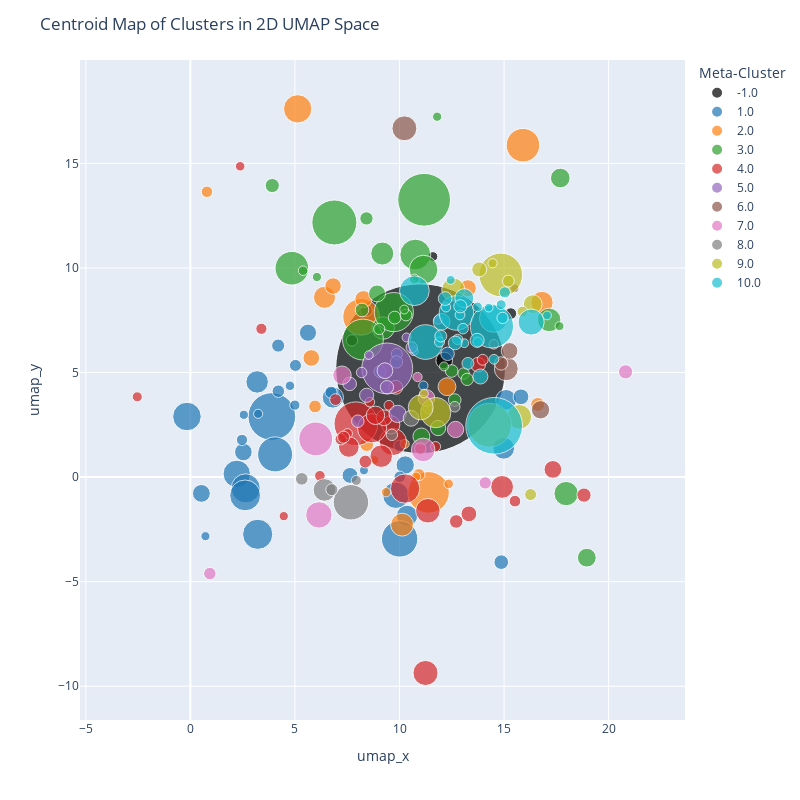

The cell this chart's notebook holds for it:
### Code cell
import pandas as pd
import plotly.express as px

# --- Compute centroids and cluster sizes ---
centroids = (
    minimal_df
    .groupby(["cluster", "meta_label"], as_index=False)
    .agg(
        umap_x=("umap_x", "mean"),
        umap_y=("umap_y", "mean"),
        size=("cluster", "count"),
    )
)

# --- Ensure meta_label is ordered ---
ordered_labels = sorted(centroids["meta_label"].unique())
centroids["meta_label"] = centroids["meta_label"].astype("category")
centroids["meta_label"] = centroids["meta_label"].cat.set_categories(
    ordered_labels, ordered=True
)

# --- Color map ---
color_map = {
    -1: "black",
    1: "#1f77b4", 2: "#ff7f0e", 3: "#2ca02c", 4: "#d62728",
    5: "#9467bd", 6: "#8c564b", 7: "#e377c2", 8: "#7f7f7f",
    9: "#bcbd22", 10: "#17becf",
}

# --- Uniformly scale all point sizes (e.g., 2× bigger) ---
scale_factor = 2.0
centroids["scaled_size"] = centroids["size"] * scale_factor

# --- Plot ---
fig = px.scatter(
    centroids,
    x="umap_x",
    y="umap_y",
    color="meta_label",
    color_discrete_map=color_map,
    size="scaled_size",
    size_max=120,   # ensures upper bound isn't clipped
    category_orders={"meta_label": ordered_labels},
    hover_data={
        "cluster": True,
        "meta_label": True,
        "size": True,
        "umap_x": ':.2f',
        "umap_y": ':.2f',
    },
)

fig.update_layout(
    title="Centroid Map of Clusters in 2D UMAP Space",
    width=800,
    height=800,
    legend_title="Meta-Cluster",
    xaxis=dict(scaleanchor="y", scaleratio=1),
    yaxis=dict(scaleanchor="x", scaleratio=1),
    legend=dict(
        itemclick="toggleothers",   # click highlights
        itemdoubleclick="toggle",   # double-click isolates
    ),
)

fig.update_traces(
    selected=dict(marker=dict(opacity=1)),
    unselected=dict(marker=dict(opacity=0.15))
)

fig.show()

### Figure 1 — Plotly figure (JSON) as saved in the notebook; plotly's stock layout.template omitted (floating-point values rounded to 4 significant figures)
{"data": [{"customdata": [[-1.0, -1.0, 157900.0], [66.0, -1.0, 1534.0], [104.0, -1.0, 742.0], [105.0, -1.0, 516.0], [127.0, -1.0, 724.0], [170.0, -1.0, 812.0]], "hovertemplate": "meta_label=%{customdata[1]}<br>umap_x=%{x:.2f}<br>umap_y=%{y:.2f}<br>scaled_size=%{marker.size}<br>cluster=%{customdata[0]}<br>size=%{customdata[2]}<extra></extra>", "legendgroup": "-1.0", "marker": {"color": "black", "size": [315800.0, 3068.0, 1484.0, 1032.0, 1448.0, 1624.0], "sizemode": "area", "sizeref": 21.93, "symbol": "circle"}, "mode": "markers", "name": "-1.0", "orientation": "v", "selected": {"marker": {"opacity": 1}}, "showlegend": true, "type": "scatter", "unselected": {"marker": {"opacity": 0.15}}, "x": [11.01, 12.14, 15.32, 11.6, 7.727, 8.409], "xaxis": "x", "y": [5.184, 5.577, 7.819, 10.55, 6.537, 7.966], "yaxis": "y"}, {"customdata": [[8.0, 1.0, 4472.0], [19.0, 1.0, 1744.0], [20.0, 1.0, 1699.0], [21.0, 1.0, 4998.0], [22.0, 1.0, 4116.0], [23.0, 1.0, 4655.0], [33.0, 1.0, 1618.0], [39.0, 1.0, 2770.0], [40.0, 1.0, 12470.0], [41.0, 1.0, 6711.0], [43.0, 1.0, 1842.0], [44.0, 1.0, 3845.0], [49.0, 1.0, 2469.0], [50.0, 1.0, 7273.0], [65.0, 1.0, 2374.0], [69.0, 1.0, 2565.0], [75.0, 1.0, 2471.0], [82.0, 1.0, 1173.0], [94.0, 1.0, 454.0], [106.0, 1.0, 940.0], [110.0, 1.0, 5219.0], [111.0, 1.0, 1382.0], [114.0, 1.0, 694.0], [115.0, 1.0, 494.0], [116.0, 1.0, 577.0], [119.0, 1.0, 854.0], [120.0, 1.0, 457.0], [121.0, 1.0, 475.0], [123.0, 1.0, 473.0], [141.0, 1.0, 717.0], [142.0, 1.0, 785.0], [149.0, 1.0, 660.0], [153.0, 1.0, 750.0], [154.0, 1.0, 1361.0], [155.0, 1.0, 793.0], [159.0, 1.0, 847.0], [164.0, 1.0, 816.0], [181.0, 1.0, 445.0], [210.0, 1.0, 994.0]], "hovertemplate": "meta_label=%{customdata[1]}<br>umap_x=%{x:.2f}<br>umap_y=%{y:.2f}<br>scaled_size=%{marker.size}<br>cluster=%{customdata[0]}<br>size=%{customdata[2]}<extra></extra>", "legendgroup": "1.0", "marker": {"color": "#1f77b4", "size": [8944.0, 3488.0, 3398.0, 9996.0, 8232.0, 9310.0, 3236.0, 5540.0, 24950.0, 13420.0, 3684.0, 7690.0, 4938.0, 14550.0, 4748.0, 5130.0, 4942.0, 2346.0, 908.0, 1880.0, 10440.0, 2764.0, 1388.0, 988.0, 1154.0, 1708.0, 914.0, 950.0, 946.0, 1434.0, 1570.0, 1320.0, 1500.0, 2722.0, 1586.0, 1694.0, 1632.0, 890.0, 1988.0], "sizemode": "area", "sizeref": 21.93, "symbol": "circle"}, "mode": "markers", "name": "1.0", "orientation": "v", "selected": {"marker": {"opacity": 1}}, "showlegend": true, "type": "scatter", "unselected": {"marker": {"opacity": 0.15}}, "x": [-0.165, 0.5257, 2.534, 3.218, 2.217, 2.647, 5.624, 3.192, 3.894, 4.051, 10.27, 9.83, 10.36, 10.01, 15.1, 14.98, 6.815, 14.87, 0.7202, 4.197, 2.618, 7.632, 2.469, 4.762, 4.996, 4.207, 3.24, 2.556, 11.14, 10.01, 9.067, 9.872, 10.0, 15.81, 5.025, 9.853, 6.728, 8.3, 12.3], "xaxis": "x", "y": [2.898, -0.7787, 1.199, -2.735, 0.1562, -0.5374, 6.906, 4.552, 2.897, 1.085, 0.5802, -0.8664, -1.849, -2.955, 3.693, 1.376, 3.805, -4.067, -2.824, 6.29, -0.8747, 0.08226, 1.778, 4.368, 3.442, 4.108, 3.027, 2.98, 4.376, 0.01367, 5.046, 5.9, 1.49, 3.84, 5.343, 5.509, 4.059, 0.3215, 5.896], "yaxis": "y"}, {"customdata": [[1.0, 2.0, 4401.0], [7.0, 2.0, 2716.0], [9.0, 2.0, 6176.0], [13.0, 2.0, 1561.0], [34.0, 2.0, 2678.0], [35.0, 2.0, 1522.0], [45.0, 2.0, 1757.0], [46.0, 2.0, 7357.0], [47.0, 2.0, 1611.0], [48.0, 2.0, 9467.0], [85.0, 2.0, 712.0], [99.0, 2.0, 888.0], [107.0, 2.0, 421.0], [131.0, 2.0, 503.0], [133.0, 2.0, 1065.0], [140.0, 2.0, 481.0], [144.0, 2.0, 1049.0], [150.0, 2.0, 1490.0], [165.0, 2.0, 458.0], [166.0, 2.0, 2877.0], [168.0, 2.0, 788.0], [169.0, 2.0, 474.0]], "hovertemplate": "meta_label=%{customdata[1]}<br>umap_x=%{x:.2f}<br>umap_y=%{y:.2f}<br>scaled_size=%{marker.size}<br>cluster=%{customdata[0]}<br>size=%{customdata[2]}<extra></extra>", "legendgroup": "2.0", "marker": {"color": "#ff7f0e", "size": [8802.0, 5432.0, 12350.0, 3122.0, 5356.0, 3044.0, 3514.0, 14710.0, 3222.0, 18930.0, 1424.0, 1776.0, 842.0, 1006.0, 2130.0, 962.0, 2098.0, 2980.0, 916.0, 5754.0, 1576.0, 948.0], "sizemode": "area", "sizeref": 21.93, "symbol": "circle"}, "mode": "markers", "name": "2.0", "orientation": "v", "selected": {"marker": {"opacity": 1}}, "showlegend": true, "type": "scatter", "unselected": {"marker": {"opacity": 0.15}}, "x": [5.131, 16.81, 15.91, 13.27, 6.415, 5.781, 12.27, 8.164, 8.273, 11.39, 0.791, 5.961, 8.805, 12.35, 16.61, 9.358, 8.432, 6.823, 10.25, 10.13, 10.93, 10.79], "xaxis": "x", "y": [17.61, 8.351, 15.87, 9.035, 8.599, 5.698, 4.323, 7.667, 8.51, -0.7313, 13.64, 3.38, 0.8207, -0.3216, 3.476, -0.7219, 1.556, 9.139, 1.588, -2.275, 0.1205, 0.02146], "yaxis": "y"}, {"customdata": [[2.0, 3.0, 1936.0], [3.0, 3.0, 6217.0], [4.0, 3.0, 3239.0], [5.0, 3.0, 11110.0], [6.0, 3.0, 2123.0], [10.0, 3.0, 3045.0], [11.0, 3.0, 1567.0], [14.0, 3.0, 15270.0], [24.0, 3.0, 2779.0], [26.0, 3.0, 5245.0], [27.0, 3.0, 2899.0], [29.0, 3.0, 4518.0], [32.0, 3.0, 9156.0], [55.0, 3.0, 8404.0], [56.0, 3.0, 1569.0], [81.0, 3.0, 470.0], [90.0, 3.0, 1096.0], [95.0, 3.0, 438.0], [96.0, 3.0, 495.0], [102.0, 3.0, 972.0], [103.0, 3.0, 467.0], [117.0, 3.0, 900.0], [134.0, 3.0, 877.0], [143.0, 3.0, 1280.0], [146.0, 3.0, 693.0], [156.0, 3.0, 722.0], [162.0, 3.0, 885.0], [171.0, 3.0, 1026.0], [172.0, 3.0, 537.0], [178.0, 3.0, 769.0], [179.0, 3.0, 433.0], [191.0, 3.0, 440.0], [203.0, 3.0, 832.0]], "hovertemplate": "meta_label=%{customdata[1]}<br>umap_x=%{x:.2f}<br>umap_y=%{y:.2f}<br>scaled_size=%{marker.size}<br>cluster=%{customdata[0]}<br>size=%{customdata[2]}<extra></extra>", "legendgroup": "3.0", "marker": {"color": "#2ca02c", "size": [3872.0, 12430.0, 6478.0, 22210.0, 4246.0, 6090.0, 3134.0, 30550.0, 5558.0, 10490.0, 5798.0, 9036.0, 18310.0, 16810.0, 3138.0, 940.0, 2192.0, 876.0, 990.0, 1944.0, 934.0, 1800.0, 1754.0, 2560.0, 1386.0, 1444.0, 1770.0, 2052.0, 1074.0, 1538.0, 866.0, 880.0, 1664.0], "sizemode": "area", "sizeref": 21.93, "symbol": "circle"}, "mode": "markers", "name": "3.0", "orientation": "v", "selected": {"marker": {"opacity": 1}}, "showlegend": true, "type": "scatter", "unselected": {"marker": {"opacity": 0.15}}, "x": [18.96, 4.852, 17.97, 6.885, 17.69, 17.16, 11.05, 11.18, 9.221, 10.76, 9.176, 11.15, 8.251, 9.728, 8.929, 11.8, 3.917, 17.65, 5.387, 8.421, 6.051, 9.77, 12.64, 11.84, 9.033, 13.07, 12.49, 8.206, 10.71, 10.31, 10.23, 12.13, 13.24], "xaxis": "x", "y": [-3.853, 9.989, -0.7874, 12.18, 14.3, 7.517, 1.944, 13.26, 7.129, 10.64, 10.69, 9.924, 6.578, 7.891, 8.784, 17.24, 13.94, 7.219, 9.872, 12.37, 9.571, 7.627, 3.685, 2.346, 7.085, 4.95, 5.074, 7.995, 9.469, 7.752, 8.014, 5.293, 4.674], "yaxis": "y"}, {"customdata": [[0.0, 4.0, 3449.0], [12.0, 4.0, 4731.0], [15.0, 4.0, 2862.0], [16.0, 4.0, 1722.0], [52.0, 4.0, 4088.0], [53.0, 4.0, 2778.0], [54.0, 4.0, 3305.0], [57.0, 4.0, 10480.0], [58.0, 4.0, 2350.0], [59.0, 4.0, 1833.0], [60.0, 4.0, 4679.0], [83.0, 4.0, 550.0], [84.0, 4.0, 1119.0], [87.0, 4.0, 740.0], [88.0, 4.0, 496.0], [91.0, 4.0, 684.0], [92.0, 4.0, 1364.0], [98.0, 4.0, 1010.0], [101.0, 4.0, 1176.0], [108.0, 4.0, 753.0], [113.0, 4.0, 905.0], [118.0, 4.0, 525.0], [124.0, 4.0, 470.0], [126.0, 4.0, 616.0], [130.0, 4.0, 561.0], [137.0, 4.0, 524.0], [147.0, 4.0, 757.0], [151.0, 4.0, 1058.0], [173.0, 4.0, 720.0], [175.0, 4.0, 1372.0], [177.0, 4.0, 527.0], [182.0, 4.0, 1860.0], [183.0, 4.0, 808.0], [188.0, 4.0, 655.0]], "hovertemplate": "meta_label=%{customdata[1]}<br>umap_x=%{x:.2f}<br>umap_y=%{y:.2f}<br>scaled_size=%{marker.size}<br>cluster=%{customdata[0]}<br>size=%{customdata[2]}<extra></extra>", "legendgroup": "4.0", "marker": {"color": "#d62728", "size": [6898.0, 9462.0, 5724.0, 3444.0, 8176.0, 5556.0, 6610.0, 20960.0, 4700.0, 3666.0, 9358.0, 1100.0, 2238.0, 1480.0, 992.0, 1368.0, 2728.0, 2020.0, 2352.0, 1506.0, 1810.0, 1050.0, 940.0, 1232.0, 1122.0, 1048.0, 1514.0, 2116.0, 1440.0, 2744.0, 1054.0, 3720.0, 1616.0, 1310.0], "sizemode": "area", "sizeref": 21.93, "symbol": "circle"}, "mode": "markers", "name": "4.0", "orientation": "v", "selected": {"marker": {"opacity": 1}}, "showlegend": true, "type": "scatter", "unselected": {"marker": {"opacity": 0.15}}, "x": [11.24, 10.27, 14.91, 17.34, 9.683, 9.125, 11.36, 7.914, 7.576, 9.581, 8.688, -2.541, 18.82, 15.52, 2.38, 3.395, 13.32, 12.71, 13.76, 10.99, 8.368, 8.578, 4.465, 6.193, 11.72, 7.515, 6.942, 9.821, 7.191, 9.261, 9.496, 8.85, 7.326, 13.98], "xaxis": "x", "y": [-9.367, -0.5473, -0.4682, 0.3678, 1.683, 1.001, -1.609, 2.551, 1.443, 2.502, 2.335, 3.84, -0.8605, -1.148, 14.86, 7.093, -1.758, -2.121, 5.378, 1.363, 0.7447, 3.586, -1.865, 0.06507, 1.457, 2.085, 3.707, 4.294, 1.812, 2.837, 3.432, 2.955, 1.911, 5.61], "yaxis": "y"}, {"customdata": [[74.0, 5.0, 14200.0], [122.0, 5.0, 1014.0], [132.0, 5.0, 610.0], [148.0, 5.0, 448.0], [174.0, 5.0, 1626.0], [176.0, 5.0, 972.0], [184.0, 5.0, 856.0], [185.0, 5.0, 1098.0], [204.0, 5.0, 1366.0], [205.0, 5.0, 414.0], [206.0, 5.0, 423.0], [207.0, 5.0, 411.0], [208.0, 5.0, 710.0], [209.0, 5.0, 448.0]], "hovertemplate": "meta_label=%{customdata[1]}<br>umap_x=%{x:.2f}<br>umap_y=%{y:.2f}<br>scaled_size=%{marker.size}<br>cluster=%{customdata[0]}<br>size=%{customdata[2]}<extra></extra>", "legendgroup": "5.0", "marker": {"color": "#9467bd", "size": [28390.0, 2028.0, 1220.0, 896.0, 3252.0, 1944.0, 1712.0, 2196.0, 2732.0, 828.0, 846.0, 822.0, 1420.0, 896.0], "sizemode": "area", "sizeref": 21.93, "symbol": "circle"}, "mode": "markers", "name": "5.0", "orientation": "v", "selected": {"marker": {"opacity": 1}}, "showlegend": true, "type": "scatter", "unselected": {"marker": {"opacity": 0.15}}, "x": [9.414, 7.617, 8.187, 11.36, 9.908, 9.4, 8.006, 8.429, 9.304, 8.534, 10.68, 11.85, 10.59, 10.34], "xaxis": "x", "y": [5.196, 4.459, 5.002, 3.251, 3.024, 4.298, 2.673, 3.913, 5.088, 5.838, 6.023, 7.518, 6.205, 6.677], "yaxis": "y"}, {"customdata": [[17.0, 6.0, 1835.0], [18.0, 6.0, 3406.0], [71.0, 6.0, 3100.0], [72.0, 6.0, 1513.0], [163.0, 6.0, 436.0], [167.0, 6.0, 497.0], [186.0, 6.0, 985.0]], "hovertemplate": "meta_label=%{customdata[1]}<br>umap_x=%{x:.2f}<br>umap_y=%{y:.2f}<br>scaled_size=%{marker.size}<br>cluster=%{customdata[0]}<br>size=%{customdata[2]}<extra></extra>", "legendgroup": "6.0", "marker": {"color": "#8c564b", "size": [3670.0, 6812.0, 6200.0, 3026.0, 872.0, 994.0, 1970.0], "sizemode": "area", "sizeref": 21.93, "symbol": "circle"}, "mode": "markers", "name": "6.0", "orientation": "v", "selected": {"marker": {"opacity": 1}}, "showlegend": true, "type": "scatter", "unselected": {"marker": {"opacity": 0.15}}, "x": [16.74, 10.23, 15.11, 15.27, 15.5, 14.51, 14.86], "xaxis": "x", "y": [3.22, 16.68, 5.177, 6.037, 9.035, 6.35, 5.435], "yaxis": "y"}, {"customdata": [[25.0, 7.0, 1524.0], [28.0, 7.0, 3047.0], [31.0, 7.0, 3834.0], [42.0, 7.0, 1867.0], [76.0, 7.0, 6287.0], [86.0, 7.0, 1110.0], [93.0, 7.0, 845.0], [100.0, 7.0, 839.0], [112.0, 7.0, 1449.0], [129.0, 7.0, 464.0]], "hovertemplate": "meta_label=%{customdata[1]}<br>umap_x=%{x:.2f}<br>umap_y=%{y:.2f}<br>scaled_size=%{marker.size}<br>cluster=%{customdata[0]}<br>size=%{customdata[2]}<extra></extra>", "legendgroup": "7.0", "marker": {"color": "#e377c2", "size": [3048.0, 6094.0, 7668.0, 3734.0, 12570.0, 2220.0, 1690.0, 1678.0, 2898.0, 928.0], "sizemode": "area", "sizeref": 21.93, "symbol": "circle"}, "mode": "markers", "name": "7.0", "orientation": "v", "selected": {"marker": {"opacity": 1}}, "showlegend": true, "type": "scatter", "unselected": {"marker": {"opacity": 0.15}}, "x": [11.29, 11.13, 6.146, 7.249, 5.995, 20.81, 0.9301, 14.1, 12.68, 10.86], "xaxis": "x", "y": [3.784, 1.299, -1.808, 4.872, 1.827, 5.034, -4.613, -0.2773, 2.278, 4.787], "yaxis": "y"}, {"customdata": [[30.0, 8.0, 2808.0], [51.0, 8.0, 6884.0], [97.0, 8.0, 868.0], [109.0, 8.0, 713.0], [128.0, 8.0, 1376.0], [138.0, 8.0, 797.0], [180.0, 8.0, 555.0], [192.0, 8.0, 614.0]], "hovertemplate": "meta_label=%{customdata[1]}<br>umap_x=%{x:.2f}<br>umap_y=%{y:.2f}<br>scaled_size=%{marker.size}<br>cluster=%{customdata[0]}<br>size=%{customdata[2]}<extra></extra>", "legendgroup": "8.0", "marker": {"color": "#7f7f7f", "size": [5616.0, 13770.0, 1736.0, 1426.0, 2752.0, 1594.0, 1110.0, 1228.0], "sizemode": "area", "sizeref": 21.93, "symbol": "circle"}, "mode": "markers", "name": "8.0", "orientation": "v", "selected": {"marker": {"opacity": 1}}, "showlegend": true, "type": "scatter", "unselected": {"marker": {"opacity": 0.15}}, "x": [6.41, 7.677, 5.325, 9.637, 10.55, 6.764, 7.935, 12.64], "xaxis": "x", "y": [-0.6128, -1.203, -0.08323, 2.019, 2.813, -0.6011, -0.157, 3.366], "yaxis": "y"}, {"customdata": [[37.0, 9.0, 1933.0], [61.0, 9.0, 5052.0], [62.0, 9.0, 3398.0], [67.0, 9.0, 3329.0], [77.0, 9.0, 10470.0], [80.0, 9.0, 2908.0], [89.0, 9.0, 790.0], [139.0, 9.0, 632.0], [145.0, 9.0, 421.0], [187.0, 9.0, 10520.0], [196.0, 9.0, 1220.0], [198.0, 9.0, 765.0], [199.0, 9.0, 473.0]], "hovertemplate": "meta_label=%{customdata[1]}<br>umap_x=%{x:.2f}<br>umap_y=%{y:.2f}<br>scaled_size=%{marker.size}<br>cluster=%{customdata[0]}<br>size=%{customdata[2]}<extra></extra>", "legendgroup": "9.0", "marker": {"color": "#bcbd22", "size": [3866.0, 10100.0, 6796.0, 6658.0, 20940.0, 5816.0, 1580.0, 1264.0, 842.0, 21030.0, 2440.0, 1530.0, 946.0], "sizemode": "area", "sizeref": 21.93, "symbol": "circle"}, "mode": "markers", "name": "9.0", "orientation": "v", "selected": {"marker": {"opacity": 1}}, "showlegend": true, "type": "scatter", "unselected": {"marker": {"opacity": 0.15}}, "x": [16.37, 11.73, 11.01, 15.73, 14.84, 12.57, 16.27, 15.88, 11.17, 14.3, 13.81, 15.21, 14.45], "xaxis": "x", "y": [8.27, 3.085, 3.335, 2.882, 9.67, 8.972, -0.8354, 7.917, 3.995, 2.485, 9.933, 9.375, 10.23], "yaxis": "y"}, {"customdata": [[36.0, 10.0, 4860.0], [38.0, 10.0, 3749.0], [63.0, 10.0, 1536.0], [64.0, 10.0, 4410.0], [68.0, 10.0, 17680.0], [70.0, 10.0, 6530.0], [73.0, 10.0, 10250.0], [78.0, 10.0, 1973.0], [79.0, 10.0, 6616.0], [125.0, 10.0, 1248.0], [135.0, 10.0, 431.0], [136.0, 10.0, 438.0], [152.0, 10.0, 484.0], [157.0, 10.0, 523.0], [158.0, 10.0, 777.0], [160.0, 10.0, 506.0], [161.0, 10.0, 427.0], [189.0, 10.0, 550.0], [190.0, 10.0, 593.0], [193.0, 10.0, 408.0], [194.0, 10.0, 532.0], [195.0, 10.0, 707.0], [197.0, 10.0, 689.0], [200.0, 10.0, 489.0], [201.0, 10.0, 529.0], [202.0, 10.0, 472.0], [211.0, 10.0, 621.0], [212.0, 10.0, 959.0], [213.0, 10.0, 1035.0], [214.0, 10.0, 1091.0], [215.0, 10.0, 1022.0], [216.0, 10.0, 784.0]], "hovertemplate": "meta_label=%{customdata[1]}<br>umap_x=%{x:.2f}<br>umap_y=%{y:.2f}<br>scaled_size=%{marker.size}<br>cluster=%{customdata[0]}<br>size=%{customdata[2]}<extra></extra>", "legendgroup": "10.0", "marker": {"color": "#17becf", "size": [9720.0, 7498.0, 3072.0, 8820.0, 35360.0, 13060.0, 20510.0, 3946.0, 13230.0, 2496.0, 862.0, 876.0, 968.0, 1046.0, 1554.0, 1012.0, 854.0, 1100.0, 1186.0, 816.0, 1064.0, 1414.0, 1378.0, 978.0, 1058.0, 944.0, 1242.0, 1918.0, 2070.0, 2182.0, 2044.0, 1568.0], "sizemode": "area", "sizeref": 21.93, "symbol": "circle"}, "mode": "markers", "name": "10.0", "orientation": "v", "selected": {"marker": {"opacity": 1}}, "showlegend": true, "type": "scatter", "unselected": {"marker": {"opacity": 0.15}}, "x": [10.71, 16.3, 12.02, 14.5, 14.53, 12.72, 14.42, 13.1, 11.25, 13.87, 17.05, 12.45, 13.73, 14.52, 13.27, 13.73, 13.1, 11.91, 12.78, 14.27, 14.86, 14.93, 15.04, 12.22, 12.89, 13.74, 13.04, 12.91, 12.18, 13.71, 12.66, 11.98], "xaxis": "x", "y": [8.912, 7.414, 7.428, 7.601, 2.453, 7.85, 7.211, 8.558, 6.46, 4.812, 7.732, 9.429, 6.484, 5.635, 5.438, 8.141, 6.404, 6.462, 6.581, 8.104, 8.247, 7.613, 8.836, 8.122, 7.755, 6.452, 7.1, 8.17, 8.539, 6.54, 6.418, 6.744], "yaxis": "y"}], "layout": {"height": 800, "legend": {"itemclick": "toggleothers", "itemdoubleclick": "toggle", "itemsizing": "constant", "title": {"text": "Meta-Cluster"}, "tracegroupgap": 0}, "margin": {"t": 60}, "title": {"text": "Centroid Map of Clusters in 2D UMAP Space"}, "width": 800, "xaxis": {"anchor": "y", "domain": [0, 1], "scaleanchor": "y", "scaleratio": 1, "title": {"text": "umap_x"}}, "yaxis": {"anchor": "x", "domain": [0, 1], "scaleanchor": "x", "scaleratio": 1, "title": {"text": "umap_y"}}}}
